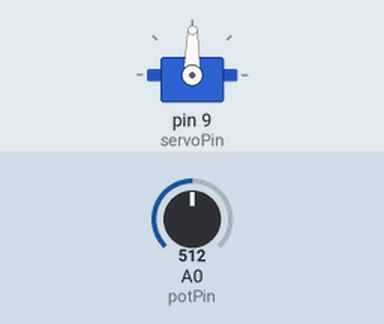
This sketch was run on a simulated Arduino Uno, built with avr-gcc and run on an emulated ATmega328P. On the bench: servo. The test bench sets the inputs (shaded band); at power-on: A0 (potPin) = 512. What the sketch prints to the serial monitor is not drawn.

Above: at 1.2 s.
1.3 s: A0 (potPin) set to 558
At 1.6 s:
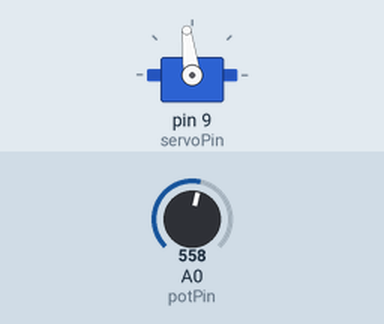
3.3 s: A0 (potPin) set to 587
At 4.1 s:
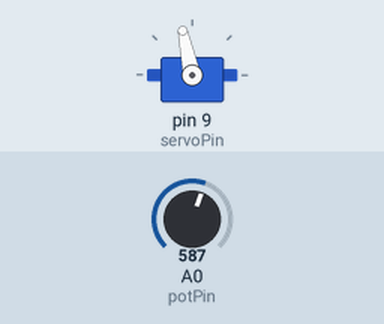
4.8 s: A0 (potPin) set to 306
At 5.4 s:
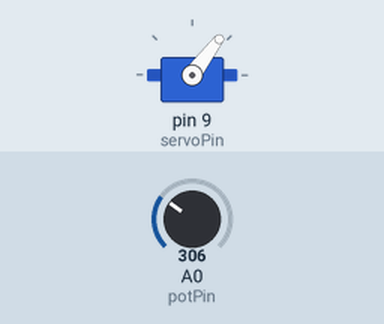
6.3 s: A0 (potPin) set to 107
At 7.3 s:
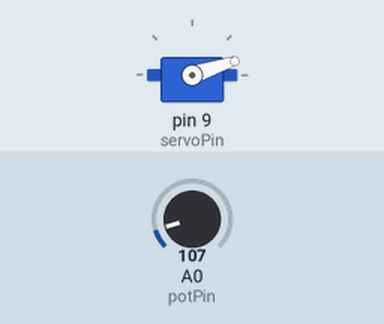
7.8 s: A0 (potPin) set to 91
At 8.8 s:
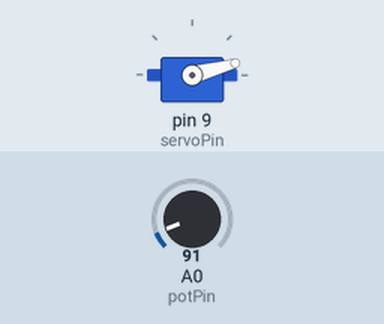
9.6 s: A0 (potPin) set to 122
At 11.0 s:
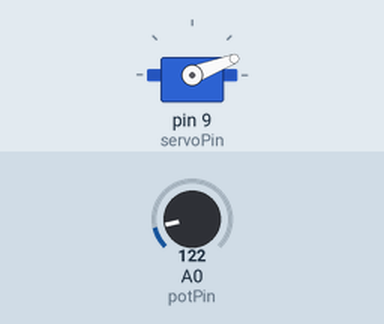
Timing chart, 0 to 12.1 s (numbered marks = the images above; inputs shaded):
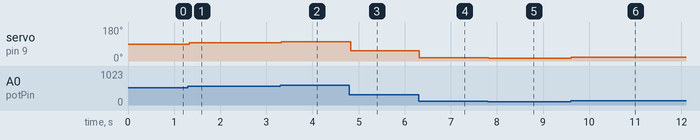

Measured:
- after the input at 1.3 s, servo on pin 9 (servoPin): 89° → 97° at once
- after the input at 3.3 s, servo on pin 9 (servoPin): 97° → 102° at once
- after the input at 4.8 s, servo on pin 9 (servoPin): 102° → 53° at once
- after the input at 6.3 s, servo on pin 9 (servoPin): 53° → 18° at once
- after the input at 7.8 s, servo on pin 9 (servoPin): 18° → 15° at once
- after the input at 9.6 s, servo on pin 9 (servoPin): 15° → 21° at once

The sketch:

project_05_moodCue.ino
```cpp
#include <Servo.h>

// create Servo object
Servo myServo;

int const potPin = A0;
int const servoPin = 9;
int potVal;
int angle;

void setup(){
    myServo.attach(servoPin);
    Serial.begin(9600);
}

void loop(){
    // reads a value ranging from 0-1023
    potVal = analogRead(potPin);
    Serial.print("potVal: ");
    Serial.print(potVal);

    // map value to an angle
    angle = map(potVal, 0, 1023, 0, 179);
    Serial.print(", angle: ");
    Serial.print(angle);

    // make changes to the servo motor
    myServo.write(angle);
    delay(15);
}
```
